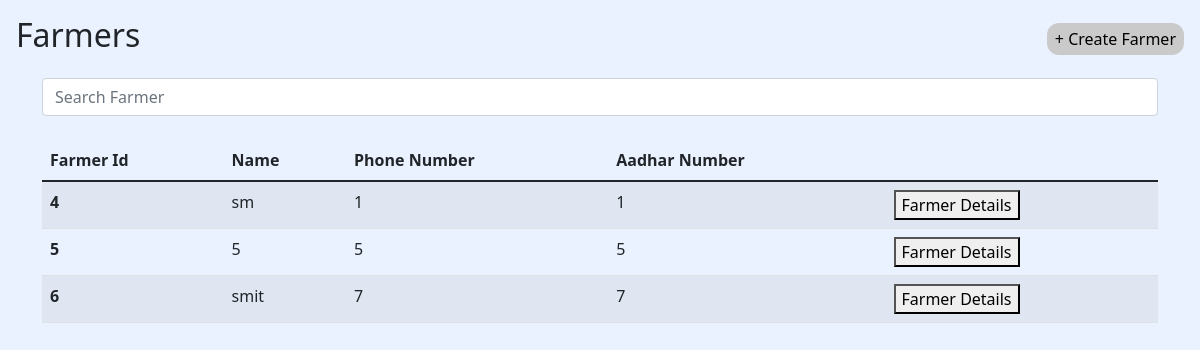
Before: /farmers with the older database file.
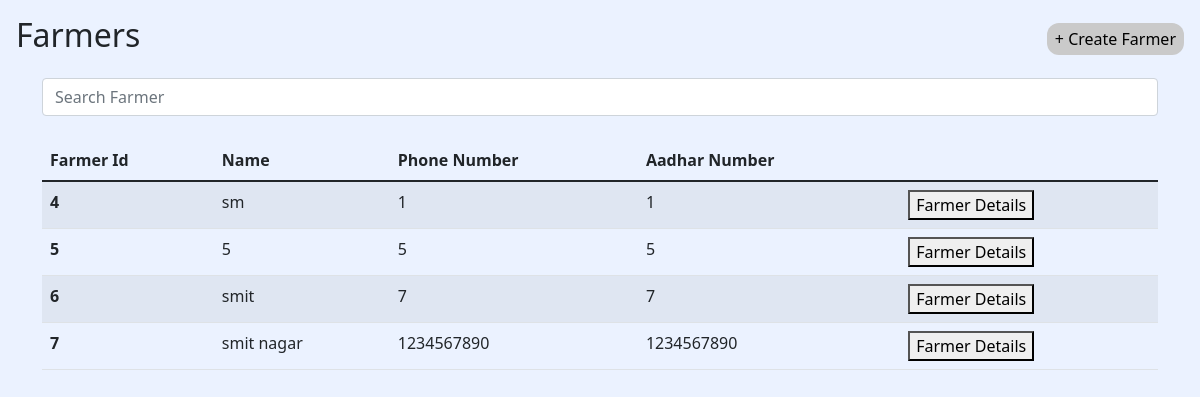
After: the same page with the newer database file.
### adminaccess/models.py (models this page shows)
class Farmer(models.Model):
    name = models.CharField(max_length=50)
    phone_number = models.IntegerField()
    address = models.TextField()
    aadhar_number = models.IntegerField(blank=True, null=True)
    family_members = models.IntegerField(blank=True, null=True)
    family_occupation = models.CharField(max_length=50, blank=True, null=True)
    is_access = models.BooleanField(default=False)
    create_date = models.DateTimeField(auto_now_add=True)
    modified_date = models.DateTimeField(auto_now=True)

### adminaccess/views.py (the view)
# urls.py: path('farmers', views.farmers, name="farmers"),
def farmers(request):
    farmers = Farmer.objects.all()
    return render(request, 'forms/farmers.html', {'farmers':farmers})

### templates/forms/farmers.html (shortened to what this page needs)
<!DOCTYPE html>
<html lang="en">
<head>
    {% load static %}
    <link href="https://cdn.jsdelivr.net/npm/bootstrap@5.1.3/dist/css/bootstrap.min.css" rel="stylesheet" />
    <link rel="stylesheet" href="{% static 'createuser.css' %}" />
</head>
<body>
    <div class="d-flex justify-content-between p-3">
        <div class="h2">Farmers</div>
        <div class="d-flex justify-content-center align-items-center">
            <a href="farmer_registration" class="add_btn">+ Create Farmer</a>
        </div>
    </div>
    <div class="container">
        <div class="form-outline mb-4">
            <input type="search" class="form-control" id="datatable-search-input" placeholder="Search Farmer">
        </div>
        <div id="datatable">
            <table class="table table-striped table-hover">
                <thead>
                    <tr>
                        <th scope="col">Farmer Id</th>
                        <th scope="col">Name</th>
                        <th scope="col">Phone Number</th>
                        <th scope="col">Aadhar Number</th>
                    </tr>
                </thead>
                <tbody>
                    {% for farmer in farmers %}
                    <div>
                    <tr class="farmers">
                        <th scope="row">{{farmer.id}}</th>
                        <td class="farmer_name">{{farmer.name}}</td>
                        <td class="farmer_mobile">{{farmer.phone_number}}</td>
                        <td>{{farmer.aadhar_number}}</td>
                        <td>
                <form method="POST" action="{% url 'farmer_details' %}">
                  <button type="submit" class="das-reject-order">
                      Farmer Details
                  </button>
              </form>
                        </td>
                    </tr>
                </div>
                    {% endfor %}
                </tbody>
            </table>
        </div>
    </div>
</body>
</html>

Changed rows visible on the page:
added Farmer: id "7", name "smit nagar", phone_number "1234567890", aadhar_number "1234567890"
